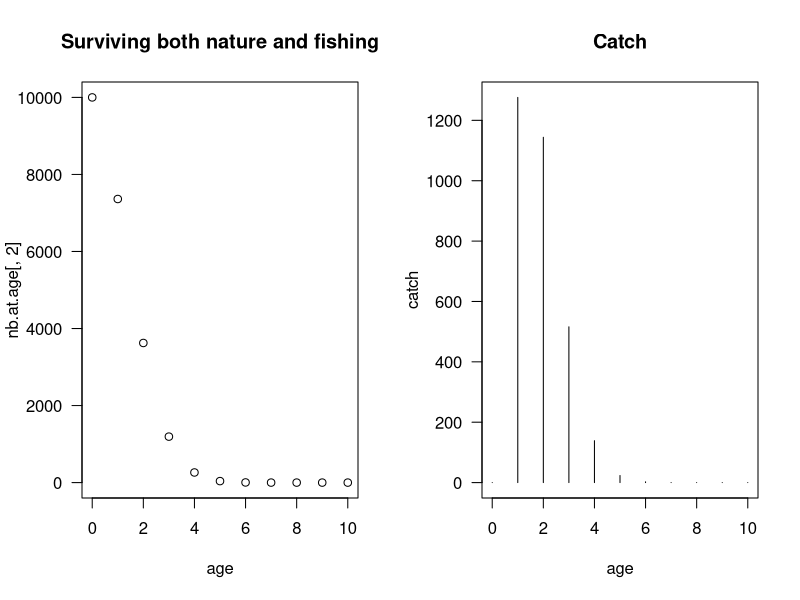

This chart was generated by the following R code:
# CREATION DATE     13 Nov. 2008
# MODIFICATION DATE 13 Nov. 2008

# AUTHOR marco.kienzle@gmail.com

# BACKGROUND we are looking for a method to estimate M and F with data similar to the Torres Strait lobster assessment.
#            

# STATUS works

# PURPOSE express a likelihood function to estimate cohort-specific mortality
#         using catch data (and not survey)

# METHOD 
# ASSUMPTION 

# COMMENT if you have only catches, you can't estimate both fishing and natural mortality, you will end-up with M=F but Z will be well estimated
#         BUT if you can provide the ratio of catch over total abundance (basically you have a catch time series and a absolute survey),
#             then the ratio of catch over total death (i.e. N(t+1) - N(t)) is equal to F/Z

# Suppose age varies between 0 and 10
age = seq(0,10)

# Suppose you have a 60% (M+F = 0.51) chance survival from both fishing (F=0.405) and natural mortality (M=0.105)
M <- 0.105
x <- runif(1, min = 0.1, max = 1)
s <- runif(1, min = 0.1, max = 0.3)
F <-  x * s * age
print(paste("Simulated F is", round(x,3)))
print(paste("Simulated slope of selectivity is ", round(s,3)))

N0 <- 1e4
nb.at.age = cbind(age, N0 * exp(-(M + F)) ^ age) # this correspond to what you would see
                                         # with an exhaustive survey
# Calculate the total number of individual dying at age
total.death = N0 * (exp(-(M+F) * age) - exp(-(M+F) * (age+1)))

# According to stock assessment books, catch = F / Z
catch = F/(M+F) * total.death

# Plot the data
par(mfrow=c(1,2))
plot(age, nb.at.age[,2], main = "Surviving both nature and fishing", las = 1)
plot(age, catch, main = "Catch", type = "h", las=1)


# Maximum likelihood function to estimate F
llfunc = function(par){ # a function of only 1 parameter (F)

    F <- par[1]
    alpha <- par[2]
  # Fishing mortality is the parameter to estimate

  # Following Quinn and Deriso's equation (1.23)
  # Natural mortality relates to F and the total number of individual dying from 1 year to the next
  # and catch during the same year (here catch[1])
  # C = F/Z * nb.dying
  
  # Here we assume we have a survey that provides us with
  # the total number of individual that died within an interval
  #nb.dying = nb.at.age[1,2] - nb.at.age[2,2]

  # Their ratio is
  #r = catch[1]/nb.dying

  # So natural mortality
  #M = F * (1- r ) / r
    M <- 0.105
  # And total mortality
  Z = M + F * alpha * age

  # Calculating the probability of surviving until certain age
  prob1 = F * alpha * age / Z * (1 - exp(-Z * age))
  prob2 = F * alpha * age / Z * (1 - exp(-Z * (age+1)))

  # Finally the likelihood
  P = prob2-prob1

#    print(P)
#    print(sum(P))
 
    index <- which(P != 0)
    -sum( catch[index]  * log( P[index] / sum(P[index]) ))

   
} # End of function

# Estimate cohort-specific mortality rates

result <- optim(par = c(0.5,0.05), fn = llfunc, method = c("L-BFGS-B"),
      lower = c(1e-1,1e-1), upper = c(1,0.3), hessian = TRUE)
errors <- sqrt(diag(solve(result$hessian)))
print(paste("Estimated F is", round(result$par[1],3), "+-", round(errors[1],3)))
print(paste("Estimated s is", round(result$par[2],3), "+-", round(errors[2],3)))
